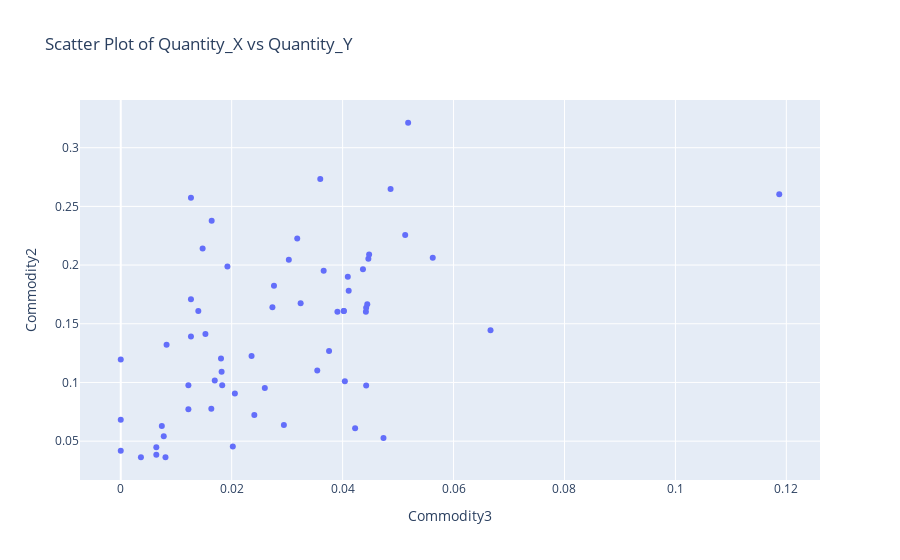

Notebook cell for this chart:
### Code cell
import plotly.express as px
import pandas as pd

# Creating a scatter plot
fig = px.scatter(df, x='Commodity3', y='Commodity2', title='Scatter Plot of Quantity_X vs Quantity_Y')

# Showing the plot
fig.show()
